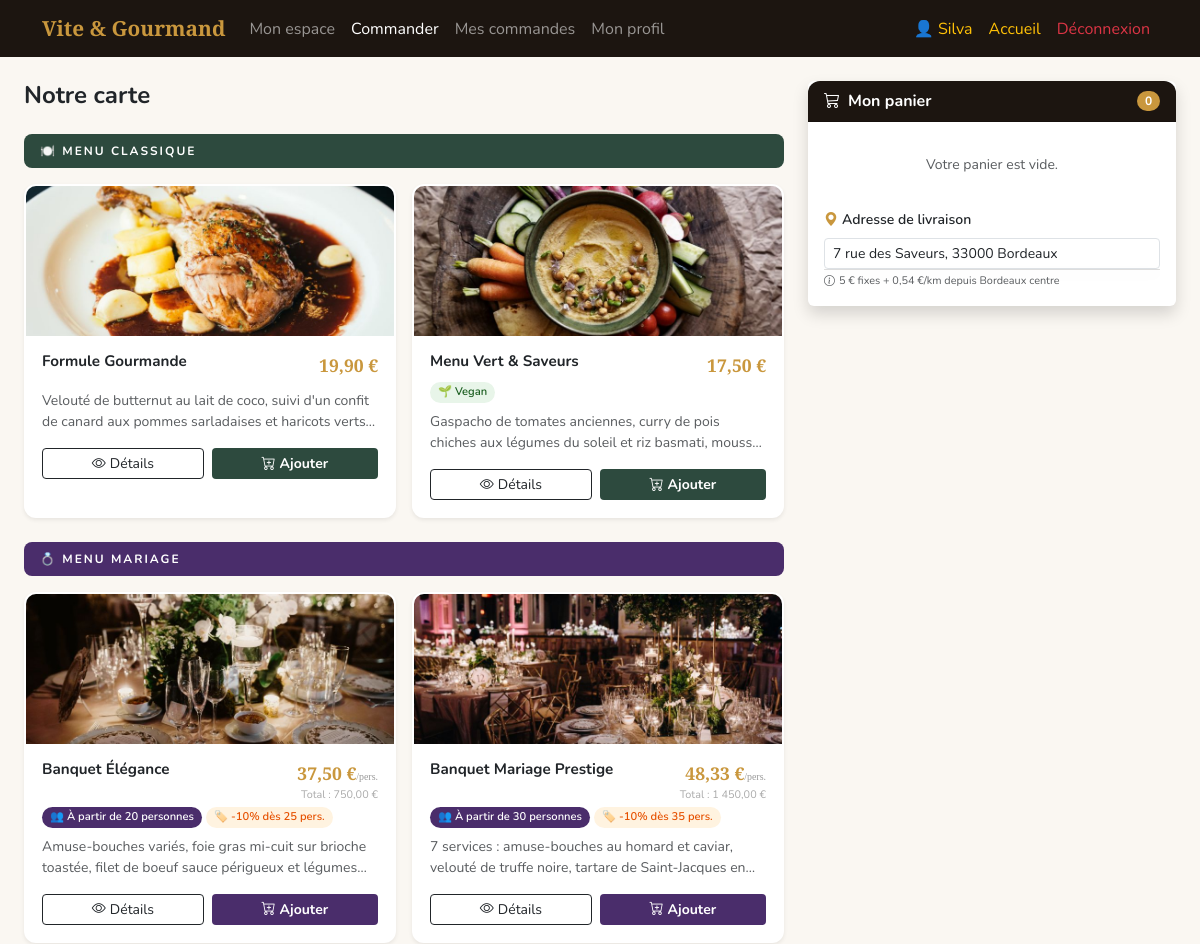
The app's page /user/menu.php (signed in, upper part), older data.
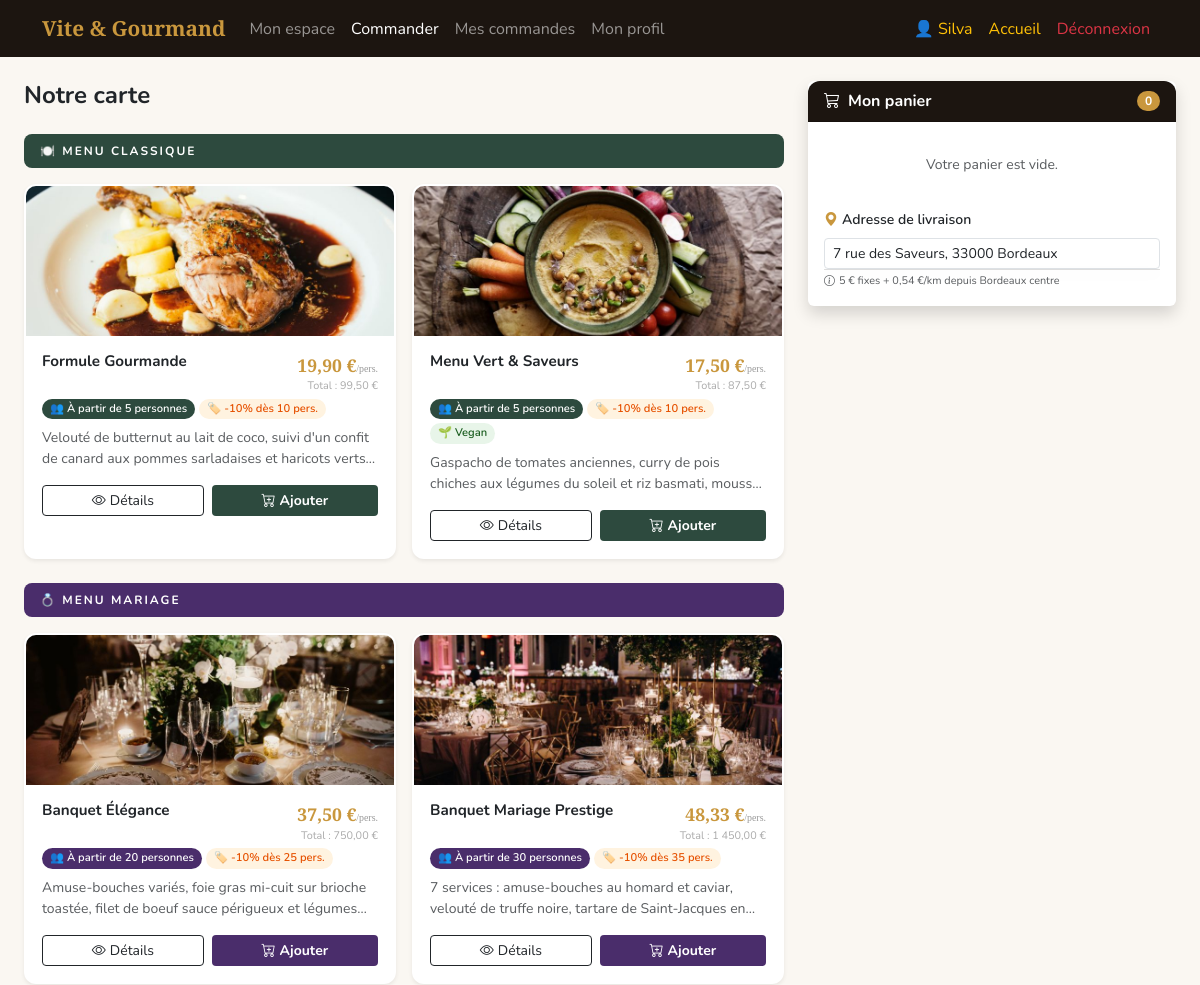
The same page, newer data.
### tables this page shows
CREATE TABLE `menus` (
  `id` int(11) NOT NULL,
  `nom` varchar(200) NOT NULL,
  `description` text DEFAULT NULL,
  `prix` decimal(10,2) NOT NULL,
  `categorie` varchar(100) NOT NULL,
  `disponible` tinyint(1) DEFAULT 1,
  `image_url` text DEFAULT '',
  `allergenes` text DEFAULT '',
  `regime` varchar(200) DEFAULT '',
  `personnes_min` int(11) DEFAULT 1,
  `created_at` datetime DEFAULT current_timestamp()
);

### user/menu.php (the view, shortened to what the changed rows need)
<?php
include __DIR__ . '/../includes/db.php';
$menus = $pdo->query("
    SELECT *
    FROM menus
    WHERE disponible = 1
    ORDER BY categorie, nom
")->fetchAll();
$by_cat = [];
foreach ($menus as $m) {
    $by_cat[$m['categorie']][] = $m;
}
$cat_style = [
    'Menu Classique' => ['🍽️', '#2D4A3E'],
    'Menu Noël'      => ['🎄', '#6B1515'],
    'Menu Pâques'    => ['🐣', '#3D5A1E'],
    'Menu Mariage'   => ['💍', '#4A2D6B'],
];
?>
<!DOCTYPE html>
<html lang="fr">
<head>
    <link rel="stylesheet" href="https://cdn.jsdelivr.net/npm/bootstrap@5.3.0/dist/css/bootstrap.min.css">
    <link rel="stylesheet" href="https://cdn.jsdelivr.net/npm/bootstrap-icons@1.11.0/font/bootstrap-icons.css">
    <link rel="stylesheet" href="../css/global.css">
    <link rel="stylesheet" href="../css/espace.css">
</head>
<body>
    <div class="container-fluid py-4 px-3 px-lg-4">
        <div class="row g-4">
             <div class="col-lg-7 col-xl-8">
                    <?php foreach ($by_cat as $cat => $items): ?>
                    <?php
                    $cs = $cat_style[$cat] ?? ['🍽️', '#2D4A3E'];
                    ?>
                <div class="cat-header" style="background: <?= $cs[1]?>;">
                    <?= $cs[0] ?> <?= htmlspecialchars($cat) ?>
                </div>
                <div class="row g-3 mb-4">
                    <?php foreach ($items as $m): ?>
                        <?php
                        $pers = (int)($m['personnes_min'] ?? 1);
                        $ppp  = $pers > 1 ? round($m['prix'] / $pers, 2) : null;
                        $rgs  = array_filter(array_map('trim', explode(',', $m['regime']    ?? '')));
                            ?>
                    <div class="col-md-6">
                        <div class="menu-card shadow-sm h-100">
                            <?php if (!empty($m['image_url'])): ?>
                                <img src="/viteetgourmand/<?= htmlspecialchars($m['image_url']) ?>" class="menu-img" alt="<?= htmlspecialchars($m['nom'])  ?>"loading="lazy">
                            <?php else: ?>
                            <div class="menu-img-ph" style="background:<?= $cs[1] ?>;"><?= $cs[0] ?></div>
                            <?php endif; ?>
                            <div class="p-3">
                                <div class="d-flex justify-content-between align-items-start gap-2 mb-1">
                                    <div class="fw-bold" style="line-height:1.3;font-size:.95rem;">
                                        <?= htmlspecialchars($m['nom']) ?>
                                    </div>
                                    <div class="text-end flex-shrink-0">
                                        <?php if ($ppp): ?>
                                        <div class="prix-tag"><?= number_format($ppp, 2, ',', ' ') ?> €<span style="font-size:.62rem;font-weight:400;color:#999;">/pers.</span></div>
                                        <div style="font-size:.68rem;color:#aaa;">Total : <?= number_format($m['prix'], 2, ',', ' ') ?> €</div>
                                        <?php else: ?>
                                        <div class="prix-tag"><?= number_format($m['prix'], 2, ',', ' ') ?> €</div>
                                        <?php endif; ?>
                                    </div>
                                </div>
                                <div class="d-flex flex-wrap gap-1 mb-2">
                                    <?php if ($pers > 1): ?>
                                    <span class="pers-tag" style="background:<?= $cs[1] ?>;color:#fff;">
                                    👥 À partir de <?= $pers ?> personnes
                                    </span>
                                    <span class="pers-tag" style="background:#FFF3E0;color:#E65100;" title="-10% si vous commandez pour <?= $pers + 5 ?> personnes ou plus">
                                    🏷️ -10% dès <?= $pers + 5 ?> pers.
                                    </span>
                                    <?php endif; ?>
                                    <?php if (in_array('vegan', $rgs)): ?>
                                    <span class="pers-tag" style="background:#E8F5E9;color:#1B5E20;">🌱 Vegan</span>
                                    <?php elseif (in_array('vegetarien', $rgs)): ?>
                                    <span class="pers-tag" style="background:#E8F5E9;color:#1B5E20;">🥗 Végé</span>
                                    <?php endif; ?>
                                </div>
                                <p class="text-muted small mb-3" style="display:-webkit-box;-webkit-line-clamp:2;-webkit-box-orient:vertical;overflow:hidden;line-height:1.5;">
                                    <?= htmlspecialchars($m['description']) ?>
                                </p>
                                <div class="d-flex gap-2">
                                    <button class="btn btn-outline-dark btn-sm flex-grow-1 btn-detail"
                                            data-id="<?= $m['id'] ?>"
                                            data-nom="<?= htmlspecialchars($m['nom'], ENT_QUOTES) ?>"
                                            data-desc="<?= htmlspecialchars($m['description'], ENT_QUOTES) ?>"
                                            data-prix="<?= number_format($m['prix'], 2, ',', ' ') ?>"
                                            data-ppp="<?= $ppp ? number_format($ppp, 2, ',', ' ') : '' ?>"
                                            data-pers="<?= $pers ?>"
                                            data-cat="<?= htmlspecialchars($cat, ENT_QUOTES) ?>"
                                            data-img="<?= htmlspecialchars('/viteetgourmand/' . ($m['image_url'] ?? ''), ENT_QUOTES) ?>"
                                            data-allergens="<?= htmlspecialchars($m['allergenes'] ?? '', ENT_QUOTES) ?>"
                                            data-regimes="<?= htmlspecialchars($m['regime'] ?? '', ENT_QUOTES) ?>"
                                            data-color="<?= $cs[1] ?>"
                                            data-emoji="<?= $cs[0] ?>">
                                    <i class="bi bi-eye me-1"></i>Détails
                                    </button>
                                    <button class="btn fw-bold text-white btn-add btn-sm flex-grow-1"
                                            data-id="<?= $m['id'] ?>"
                                            data-pmin="<?= $pers ?>"
                                            style="background:<?= $cs[1] ?>;">
                                    <i class="bi bi-cart-plus me-1"></i>Ajouter
                                    </button>
                                </div>
                            </div>
                        </div>
                    </div>
                        <?php endforeach; ?>
                </div>
                        <?php endforeach; ?>
             </div>
        </div>
    </div>
</body>
</html>

Row changes from the older to the newer data that the page shows:
changed menus "Formule Gourmande": personnes_min 1 → 5 (drawn)
changed menus "Menu Vert & Saveurs": personnes_min 1 → 5 (drawn)
Text that changed along with them:
list line gone: "19,90 €"
new list line: "19,90 € /pers. Total : 99,50 € 👥 À partir de 5 personnes 🏷️ -10% dès 10 pers."
list line gone: "17,50 €"
new list line: "17,50 € /pers. Total : 87,50 € 👥 À partir de 5 personnes 🏷️ -10% dès 10 pers."
